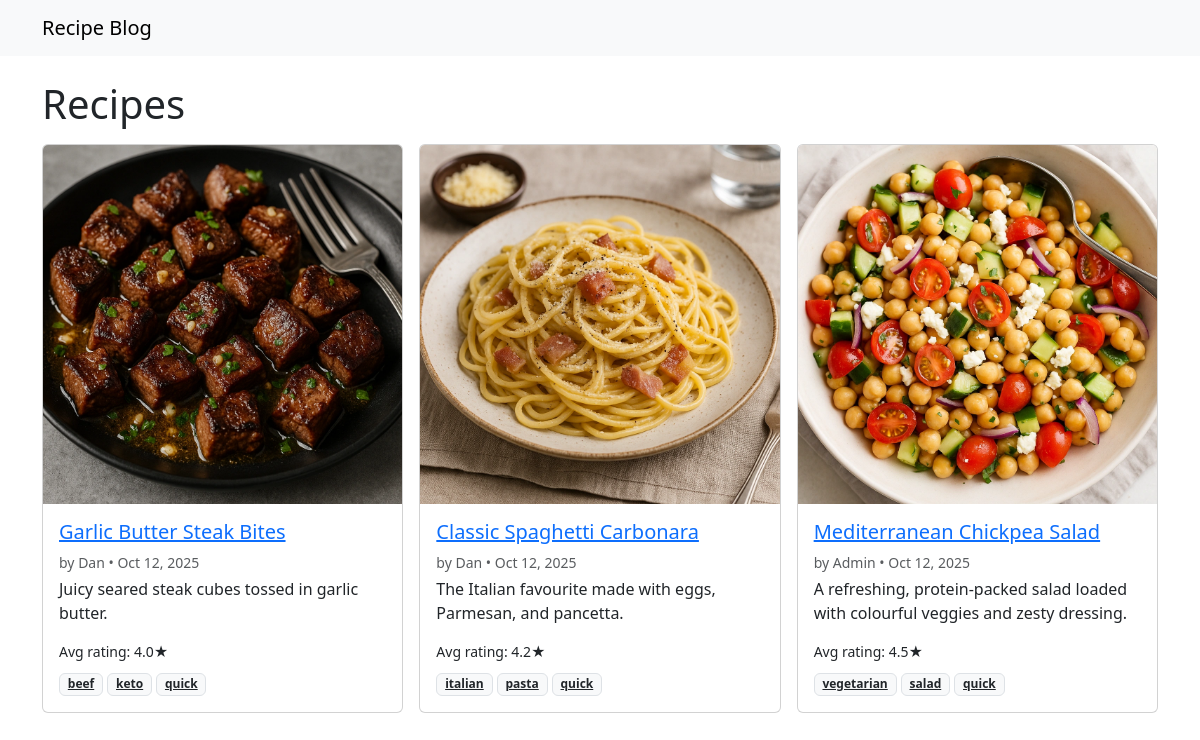
The app's page /?tag=quick with its own data.
### recipes/models.py (models this page shows, shortened)
class Recipe(models.Model):
    author = models.ForeignKey(User, on_delete=models.CASCADE, related_name="recipes")
    title = models.CharField(max_length=200)
    slug = models.SlugField(max_length=220, unique=True)
    excerpt = models.TextField(max_length=300, blank=True)
    description = models.TextField()
    ingredients = models.TextField(help_text="One per line")
    steps = models.TextField(help_text="One step per line")
    tags = models.CharField(max_length=250, blank=True, help_text="Comma-separated tags")
    prep_minutes = models.PositiveIntegerField(default=0)
    cook_minutes = models.PositiveIntegerField(default=0)
    servings = models.PositiveIntegerField(default=1)
    image = models.ImageField(upload_to="recipes/", blank=True, null=True)
    status = models.CharField(max_length=10, choices=STATUS_CHOICES, default="draft")
    created_at = models.DateTimeField(auto_now_add=True)
    updated_at = models.DateTimeField(auto_now=True)
    class Meta:
        ordering = ["-created_at"]
    def tag_list(self) -> list[str]:
        return [t.strip() for t in self.tags.split(",") if t.strip()]
    @property
    def average_rating(self) -> float:
        agg = self.ratings.aggregate(models.Avg("stars"))
        return round(agg["stars__avg"] or 0, 1)

### recipes/views.py (the view, shortened to what this page needs)
# urls.py: path("", views.RecipeListView.as_view(), name="recipe_list"),
class RecipeListView(ListView):
    model = Recipe
    template_name = "recipes/recipe_list.html"
    context_object_name = "recipes"
    paginate_by = 9
    def get_queryset(self):
        qs = Recipe.objects.filter(status="published")
        q = self.request.GET.get("q")
        tag = self.request.GET.get("tag")
        if tag:
            qs = qs.filter(tags__icontains=tag)
        return qs

### recipes/templates/recipes/recipe_list.html (shortened to what this page needs)
{% extends "base.html" %}
{% block content %}
<h1 class="mb-3">Recipes</h1>
<div class="row g-3">
  {% for r in recipes %}
  <div class="col-md-4">
    <div class="card h-100">
      {% if r.image %}<img src="{{ r.image.url }}" class="card-img-top" alt="{{ r.title }}">{% endif %}
      <div class="card-body">
        <h5 class="card-title"><a href="{% url 'recipe_detail' r.slug %}">{{ r.title }}</a></h5>
        <p class="text-muted small mb-1">by {{ r.author.username }} • {{ r.created_at|date:"M d, Y" }}</p>
        {% if r.excerpt %}<p class="card-text">{{ r.excerpt }}</p>{% endif %}
        {% if r.average_rating %}<div class="small">Avg rating: {{ r.average_rating }}★</div>{% endif %}
        <div class="mt-2">
          {% for t in r.tag_list %}
            <a class="badge bg-light text-dark border" href="?tag={{ t|urlencode }}">{{ t }}</a>
          {% endfor %}
        </div>
      </div>
    </div>
  </div>
  {% empty %}
    <p>No recipes yet.</p>
  {% endfor %}
</div>
{% endblock %}

### static/site.css (style rules this page uses)
img { max-width: 100%; height: auto; }

### records on screen
Recipe: image (picture), title "Garlic Butter Steak Bites", author.username "Dan", created_at "Oct 12, 2025", excerpt "Juicy seared steak cubes tossed in garlic butter.", average_rating "4.0", tag_list "beef" "keto" "quick"
Recipe: image (picture), title "Classic Spaghetti Carbonara", author.username "Dan", created_at "Oct 12, 2025", excerpt "The Italian favourite made with eggs, Parmesan, and pancetta.", average_rating "4.2", tag_list "italian" "pasta" "quick"
Recipe: image (picture), title "Mediterranean Chickpea Salad", author.username "Admin", created_at "Oct 12, 2025", excerpt "A refreshing, protein-packed salad loaded with colourful veggies and zesty dressing.", average_rating "4.5", tag_list "vegetarian" "salad" "quick"
